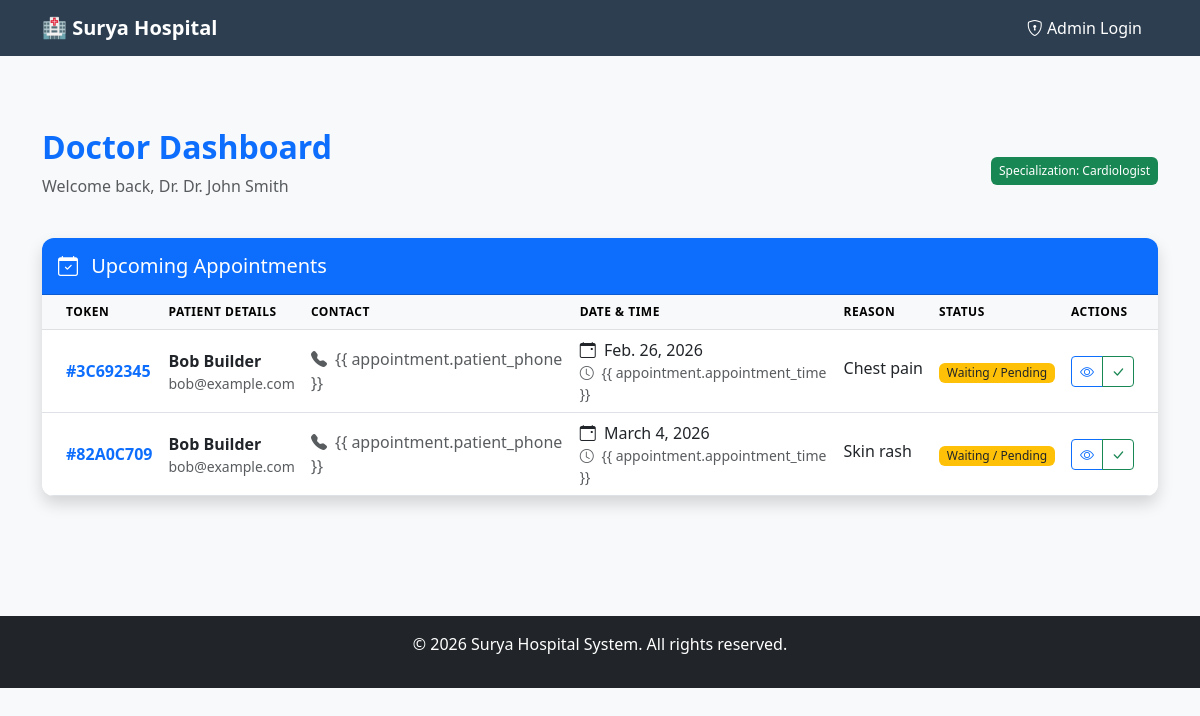
Page /appointments/doctor-dashboard/ (signed in) on the committed database.
### appointments/models.py (models this page shows, shortened)
class Doctor(models.Model):
    name = models.CharField(max_length=100)
    username = models.CharField(max_length=100, unique=True, null=True, blank=True)
    email = models.EmailField(unique=True, null=True, blank=True)
    password = models.CharField(max_length=100, null=True, blank=True)
    specialization = models.CharField(max_length=100)
    department = models.ForeignKey(Department, on_delete=models.SET_NULL, null=True, blank=True, related_name='doctors')
    available_days = models.CharField(max_length=200, help_text="e.g., Monday, Tuesday, Wednesday")
    available_time_start = models.TimeField()
    available_time_end = models.TimeField()

class Appointment(models.Model):
    STATUS_CHOICES = [
        ('pending', 'Pending / Waiting'),
        ('completed', 'Completed'),
        ('cancelled', 'Cancelled'),
    ]
    patient_name = models.CharField(max_length=100)
    patient_email = models.EmailField()
    patient_phone = models.CharField(max_length=20)
    doctor = models.ForeignKey(Doctor, on_delete=models.SET_NULL, null=True, blank=True)
    appointment_date = models.DateField()
    appointment_time = models.TimeField()
    reason = models.TextField()
    status = models.CharField(max_length=20, choices=STATUS_CHOICES, default='pending')
    token_number = models.CharField(max_length=20, editable=False, null=True, blank=True)
    created_at = models.DateTimeField(auto_now_add=True)
    class Meta:
        ordering = ['-appointment_date']

### appointments/views.py (the view)
# urls.py: path('doctor-dashboard/', views.doctor_dashboard, name='doctor_dashboard'),
def doctor_dashboard(request):
    doctor_id = request.session.get('doctor_id')
    if not doctor_id:
        return redirect('doctor_login')
    try:
        doctor = Doctor.objects.get(id=doctor_id)
        doctor_appointments = Appointment.objects.filter(doctor=doctor).order_by('appointment_date', 'appointment_time')
    except Doctor.DoesNotExist:
        return redirect('doctor_login')
    context = {
        'doctor': doctor,
        'appointments': doctor_appointments
    }
    return render(request, 'appointments/doctor_dashboard.html', context)

### appointments/templates/appointments/doctor_dashboard.html (shortened to what this page needs)
{% extends 'home/base.html' %}
{% block content %}
<div class="container py-5">
    <div class="d-flex justify-content-between align-items-center mb-4">
        <div>
            <h2 class="fw-bold text-primary">Doctor Dashboard</h2>
            <p class="text-muted">Welcome back, Dr. {{ doctor.name }}</p>
        </div>
        <div class="text-end">
            <span class="badge bg-success p-2">Specialization: {{ doctor.specialization }}</span>
        </div>
    </div>
    <div class="card shadow border-0 overflow-hidden">
        <div class="card-header bg-primary text-white p-3">
            <h5 class="mb-0"><i class="bi bi-calendar-check me-2"></i> Upcoming Appointments</h5>
        </div>
        <div class="card-body p-0">
            <div class="table-responsive">
                <table class="table table-hover mb-0">
                    <thead class="table-light">
                        <tr>
                            <th class="ps-4">Token</th>
                            <th>Patient Details</th>
                            <th>Contact</th>
                            <th>Date & Time</th>
                            <th>Reason</th>
                            <th>Status</th>
                            <th class="pe-4">Actions</th>
                        </tr>
                    </thead>
                    <tbody>
                        {% for appointment in appointments %}
                        <tr>
                            <td class="ps-4 align-middle">
                                <span class="fw-bold text-primary">#{{ appointment.token_number }}</span>
                            </td>
                            <td class="align-middle">
                                <div class="fw-bold text-dark">{{ appointment.patient_name }}</div>
                                <div class="small text-muted">{{ appointment.patient_email }}</div>
                            </td>
                            <td class="align-middle">
                                <span class="text-muted"><i class="bi bi-telephone-fill me-1"></i> {{
                                    appointment.patient_phone }}</span>
                            </td>
                            <td class="align-middle">
                                <div><i class="bi bi-calendar-event me-1"></i> {{ appointment.appointment_date }}</div>
                                <div class="small text-muted"><i class="bi bi-clock me-1"></i> {{
                                    appointment.appointment_time }}</div>
                            </td>
                            <td class="align-middle">
                                <span class="text-truncate d-inline-block" style="max-width: 150px;"
                                    title="{{ appointment.reason }}">
                                    {{ appointment.reason }}
                                </span>
                            </td>
                            <td class="align-middle">
                                {% if appointment.status == 'pending' %}
                                <span class="badge bg-warning text-dark">Waiting / Pending</span>
                                {% elif appointment.status == 'completed' %}
                                <span class="badge bg-success">Completed</span>
                                {% elif appointment.status == 'cancelled' %}
                                <span class="badge bg-danger">Cancelled</span>
                                {% else %}
                                <span class="badge bg-secondary">{{ appointment.get_status_display }}</span>
                                {% endif %}
                            </td>
                            <td class="pe-4 align-middle">
                                <div class="btn-group btn-group-sm">
                                    <button class="btn btn-outline-primary" title="View Patient History">
                                        <i class="bi bi-eye"></i>
                                    </button>
                                    <button class="btn btn-outline-success" title="Mark as Completed">
                                        <i class="bi bi-check-lg"></i>
                                    </button>
                                </div>
                            </td>
                        </tr>
                        {% endfor %}
                    </tbody>
                </table>
            </div>
        </div>
    </div>
</div>
{% endblock %}

### home/templates/home/base.html (style rules this page uses)
body { background-color: #f8f9fa; }

### appointments/templates/appointments/doctor_dashboard.html (style rules this page uses)
.card { border-radius: 12px; }
.table thead th { font-weight: 600; text-transform: uppercase; font-size: 0.75rem; letter-spacing: 0.5px; }
.badge { border-radius: 6px; font-weight: 500; }

### rows in the picture
Doctor: name "Dr. John Smith", specialization "Cardiologist"
Appointment: token_number "3C692345", patient_name "Bob Builder", patient_email "bob@example.com", appointment_date "Feb. 26, 2026", reason "Chest pain", status "Waiting / Pending"
Appointment: token_number "82A0C709", patient_name "Bob Builder", patient_email "bob@example.com", appointment_date "March 4, 2026", reason "Skin rash", status "Waiting / Pending"
